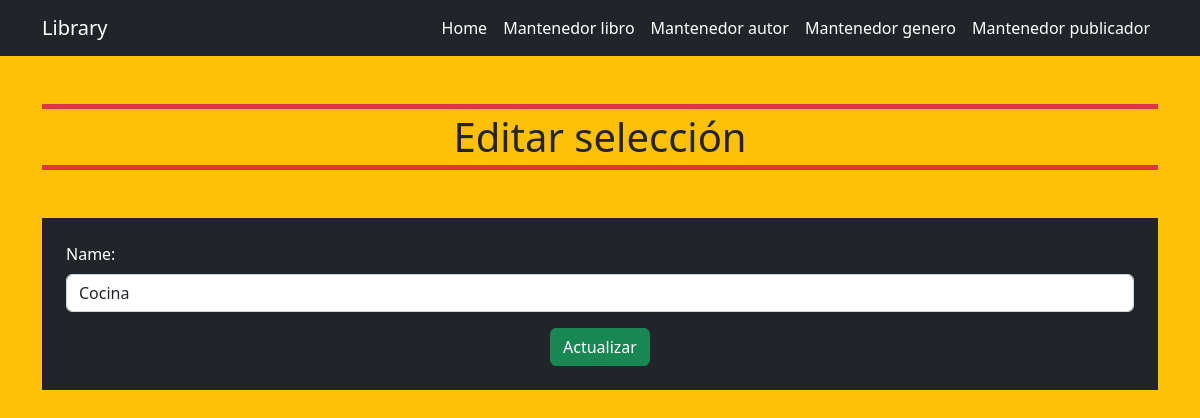
/genre/editGenre/2, run on an earlier commit of the app's database.
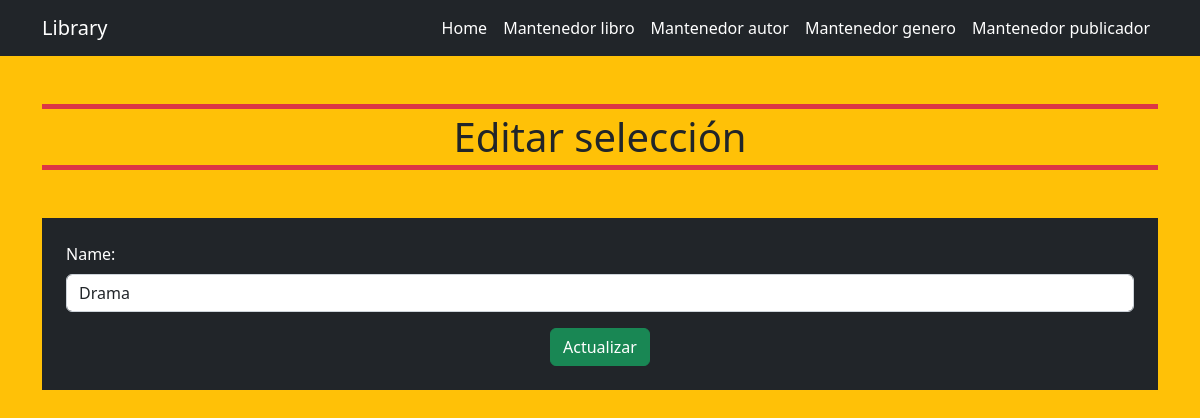
And on a later commit of the database.
### libraryApp/models.py (models this page shows)
class Genre(models.Model):
    try:
        name = models.CharField(max_length = 100)
        def __str__(self):
            return self.name
    except Exception as e:
        print('Modelo no creado: ', e)

### libraryApp/views.py (the view)
# urls.py: path('genre/editGenre/<int:pk>', views.editGenre, name='editGenre'),
def editGenre(request, pk):
    genre = get_object_or_404(Genre, pk=pk)
    if request.method == 'POST':
        form = GenreForm(request.POST, instance=genre)
        if form.is_valid():
            genre = form.save(commit=False)
            genre.save()
            return redirect('genre')
    else:
        form = GenreForm(instance=genre)
    return render(request, 'library/edit.html', {'form': form})

### libraryApp/forms.py
class GenreForm(forms.ModelForm):
    name = forms.CharField(max_length=100, widget=forms.TextInput(
        attrs={
            'class': 'form-control mt-2',
            'type': 'text',
            'placeholder': 'Ingresa el nombre del producto'
        }
    ))
    class Meta:
        model = Genre
        fields = ('name',)

### libraryApp/templates/library/edit.html
{% extends '../layout/base.html' %} {% block content %}
<section class="container">
  <h1 class="text-center my-5 border border-5 border-danger border-start-0 border-end-0 p-1">Editar selección</h1>
  <form method="POST" class="bg-dark container p-4 text-white">
    {% csrf_token %} {{ form.as_p }}
    <div class="text-center">
      <button type="submit" class="btn btn-success">Actualizar</button>
    </div>
  </form>
</section>
{% endblock %}

What changed in the data, as far as the page shows it:
changed Genre: name "Cocina" → "Drama"
